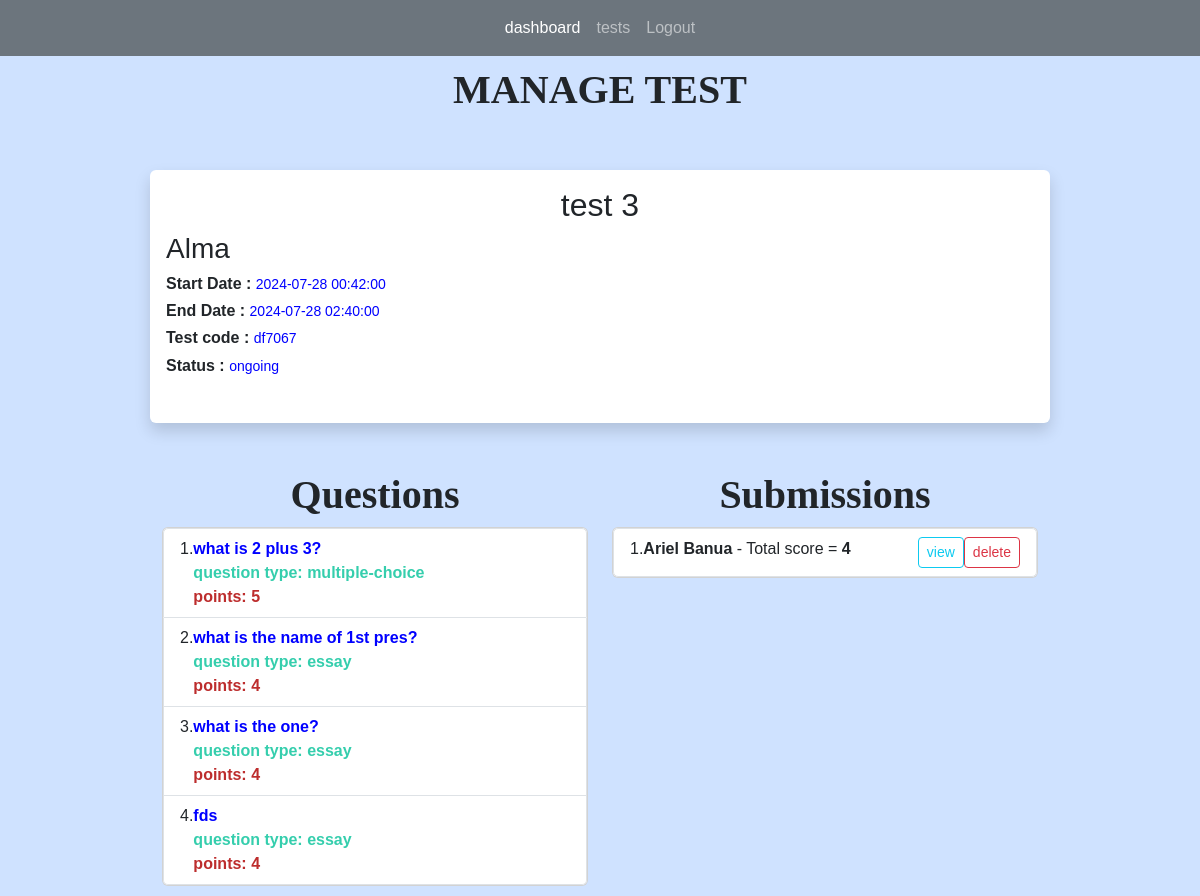
Screenshot of /tests/8 (signed in) with the database file from the repository.
### app.py (models this page shows)
class Tests(db.Model):
    test_id = db.Column(db.Integer, primary_key=True)
    title = db.Column(db.String(255))
    start_date = db.Column(db.DateTime, nullable = False)
    end_date = db.Column(db.DateTime, nullable = False)
    status = db.Column(db.String(255))
    teacher_id = db.Column(db.Integer, db.ForeignKey('users.id'))
    teacher = db.relationship('Users', backref=db.backref('tests', lazy=True))
    questions = db.relationship("Questions", backref="question_list")
    code = db.Column(db.String(6), unique=True)  # column to store the unique code
    students = db.relationship('Users', secondary='test_students', backref=db.backref('tests_registered', lazy=True))
    submissions = db.relationship('Submission', backref='test_submissions', lazy=True)

class Users(db.Model, UserMixin):
    id = db.Column(db.Integer, primary_key = True)
    name = db.Column(db.String(200), nullable=False)
    email = db.Column(db.String(120), nullable=False, unique =True)
    password = db.Column(db.String(128), nullable=False)
    role = db.Column(db.String(80), nullable=False)
    submissions = db.relationship('Submission', backref='submitted_tests', lazy=True)

class Questions(db.Model):
    question_id = db.Column(db.Integer, primary_key=True)
    question_text = db.Column(db.String(255), nullable=False)
    question_type = db.Column(db.String(255), nullable=False)
    points = db.Column(db.Integer, nullable=False)
    option1 = db.Column(db.String(255))
    option2 = db.Column(db.String(255))
    option3 = db.Column(db.String(255))
    option4 = db.Column(db.String(255))
    correct_opt = db.Column(db.Integer)
    correct_ans = db.Column(db.String(255))
    stt = db.Column(db.Boolean)
    test_id = db.Column(db.Integer, db.ForeignKey('tests.test_id'))
    test = db.relationship('Tests', backref=db.backref('question_test', lazy=True))
    answer = db.relationship("Answers", uselist=False)

class Submission(db.Model):
    submission_id = db.Column(db.Integer, primary_key=True)
    student_id = db.Column(db.Integer, db.ForeignKey('users.id'))
    test_id = db.Column(db.Integer, db.ForeignKey('tests.test_id'))
    submitted_at = db.Column(db.DateTime, default=datetime.now)
    total_points = db.Column(db.Integer)
    student = db.relationship('Users', backref=db.backref('submitter', lazy=True))
    test = db.relationship('Tests', backref=db.backref('submission_test', lazy=True))
    answers = db.relationship('Answers', backref=db.backref('answered_questions', lazy=True), lazy=True)

### app.py (the view)
@app.route('/tests/<int:id>', methods=['GET', 'POST'])
@login_required(role="teacher")
def test(id):
    test = Tests.query.get_or_404(id)
    questions = Questions.query.filter_by(test_id = id)
    return render_template('manage_test.html', test=test, questions=questions)

### app.py (called while the page is built)
@login_manager.user_loader
def load_user(user_id):
    return Users.query.get(int(user_id))

def login_required(role="ANY"):
    def wrapper(fn):
        @wraps(fn)
        def decorated_view(*args, **kwargs):
            if not current_user.is_authenticated:
               return login_manager.unauthorized()
            if ( (current_user.role != role) and (role != "ANY")):
                return login_manager.unauthorized()
            return fn(*args, **kwargs)
        return decorated_view
    return wrapper

### templates/manage_test.html (shortened to what this page needs)
{% extends 'index.html' %}
{% block content %}
<h1>MANAGE TEST</h1>
<br>
<br/>
<div class="shadow p-3 mb-5 bg-body rounded">
	<h2 style="text-align: center;">{{ test.title }}</h2>
    <h3>{{ test.teacher.name }} </h3>
	<h6><b>Start Date : </b><small style="color: blue;">{{ test.start_date }}</small></h6>
	<h6><b>End Date : </b><small style="color: blue;">{{ test.end_date }}</small></h6>
	<h6><b>Test code : </b><small style="color: blue;">{{ test.code }}</small></h6>
	<h6><b>Status : </b><small style="color: blue;">{{ test.status }}</small></h6>
	<br/>
</div>
<div class="container text-center">
	<div class="row">
	  <div class="col">
		<h1>Questions</h1>
	  </div>
	  <div class="col">
		<h1>Submissions</h1>
	  </div>
	</div>
	<div class="row">
	  <div class="col">
		<div class="card">
			<ul class="list-group list-group-numbered">
				{% for question in questions %}
				<li style="text-align: left;" class="list-group-item d-flex ">
					<div class="flex-grow-1">
						<b style="color: blue;">
							{{ question.question_text }}
						</b><br>
						<b style="color: rgb(53, 206, 173);">
							question type: {{ question.question_type }}
						</b> <br>
						<b style="color: rgb(189, 45, 45);">
							points: {{ question.points }}
						</b>
					</div>
				</li>
				{% endfor %}
			</ul>
		</div>
	  </div>
	  <div class="col">
		<div class="card">
			<ul class="list-group list-group-numbered">
				{% for submission in test.submissions %}
				<li style="text-align: left;" class="list-group-item d-flex ">
					<div class="flex-grow-1">
						<b >
							{{ submission.student.name }}
						</b>
						- Total score = <b>{{ submission.total_points }}</b>
					</div>
					<a class="btn btn-outline-info btn-sm" href="{{ url_for('view_submission', id=test.test_id, submission_id = submission.submission_id)}}">view</a>
					<a class="btn btn-outline-danger btn-sm" data-bs-toggle="modal" data-bs-target="#subconfirmationModal-{{ submission.submission_id }}" >delete</a>
				</li>
				{% endfor %}
			</ul>
		</div>
	  </div>
	</div>
  </div>
{% endblock %}

### static/main.css (style rules this page uses)
body { font-family: Arial, sans-serif; margin: 0; padding: 0; }
H1 { font-family: Copperplate; font-weight: bold; font-size: 40px; text-align: center; }

### rows the page displays
Tests: title "test 3", start_date "2024-07-28 00:42:00", end_date "2024-07-28 02:40:00", code "df7067", status "ongoing"
Users: teacher.name "Alma"
Questions: question_text "what is 2 plus 3?", question_type "multiple-choice", points "5"
Questions: question_text "what is the name of 1st pres?", question_type "essay", points "4"
Questions: question_text "what is the one?", question_type "essay", points "4"
Questions: question_text "fds", question_type "essay", points "4"
Submission: student.name "Ariel Banua", total_points "4"
